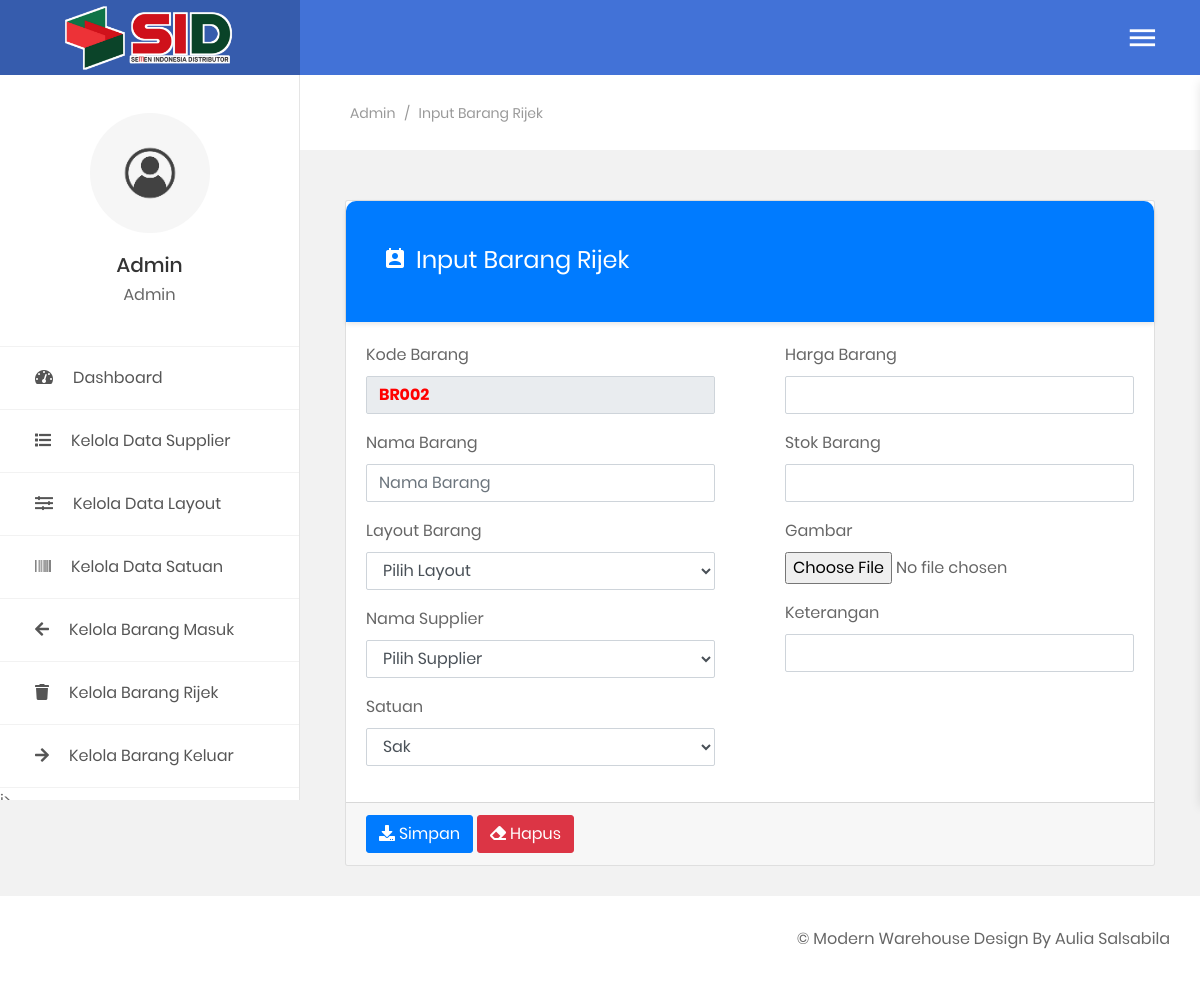
Page /public/admin-panel.php?page=input-barang-rijek (signed in) on the committed database.
### tables this page shows
CREATE TABLE `table_user` (
  `kd_user` varchar(7) NOT NULL,
  `nama_user` varchar(20) NOT NULL,
  `username` varchar(25) NOT NULL,
  `password` varchar(25) NOT NULL,
  `foto_user` varchar(50) NOT NULL,
  `level` varchar(25) NOT NULL
);

### functions/sessions.php (called while the page is built, shortened)
<?php
$function = new lsp();
$auth = $function->AuthUser($_SESSION['username']);

### functions/functions.php (called while the page is built, shortened)
<?php
class lsp
{
    public function AuthUser($sessionUser)
    {
        global $con;
        $sql = "SELECT * FROM table_user WHERE username = '$sessionUser'";
        $query = mysqli_query($con, $sql);
        $bigData = mysqli_fetch_assoc($query);
        return $bigData;
    }
    public function autokode($table, $field, $pre)
    {
        global $con;
        $sqlc   = "SELECT COUNT($field) as jumlah FROM $table";
        $querys = mysqli_query($con, $sqlc);
        $number = mysqli_fetch_assoc($querys);
        if ($number['jumlah'] > 0) {
            $sql    = "SELECT MAX($field) as kode FROM $table";
            $query  = mysqli_query($con, $sql);
            $number = mysqli_fetch_assoc($query);
            $strnum = substr($number['kode'], 2, 3);
            $strnum = $strnum + 1;
            if (strlen($strnum) == 3) {
                $kode = $pre . $strnum;
            } else if (strlen($strnum) == 2) {
                $kode = $pre . "0" . $strnum;
            } else if (strlen($strnum) == 1) {
                $kode = $pre . "00" . $strnum;
            }
        } else {
            $kode = $pre . "001";
        }
        return $kode;
    }
    public function select($table)
    {
        global $con;
        $sql = "SELECT * FROM $table";
        $query = mysqli_query($con, $sql);
        $data = [];
        while ($bigData = mysqli_fetch_assoc($query)) {
            $data[] = $bigData;
        }
        return $data;
    }
}

### public/includes/global/input-barang-rijek.php (the view, shortened to what this page needs)
<?php
$br = new lsp();
$getSatuan = $br->select("table_satuan");
$autokode = $br->autokode("table_barang_rijek", "kd_barang", "BR");
?>
<section class="au-breadcrumb m-t-75">
    <div class="section__content section__content--p30">
        <div class="container-fluid">
            <div class="row">
                <div class="col-md-12">
                    <div class="au-breadcrumb-content">
                        <div class="au-breadcrumb-left">
                            <ul class="list-unstyled list-inline au-breadcrumb__list">
                                <li class="list-inline-item active"><?= $auth['level']; ?></li>
                                <li class="list-inline-item seprate">
                                    <span>/</span>
                                </li>
                                <li class="list-inline-item">Input Barang Rijek</li>
                            </ul>
                        </div>
                    </div>
                </div>
            </div>
        </div>
    </div>
</section>
<section class="statistic">
    <div class="section__content section__content--p30">
        <div class="container-fluid">
            <div class="row">
                <div class="col-md-12">
                    <form method="post" enctype="multipart/form-data">
                        <div class="card">
                            <div class="au-card-title">
                                <div class="bg-overlay bg-primary"></div>
                                <h3>
                                    <i class="zmdi zmdi-account-calendar"></i>Input Barang Rijek
                                </h3>
                            </div>
                            <div class="row">
                                <div class="col-md-6">
                                    <div class="card-body">
                                        <div class="form-group">
                                            <label for="">Kode Barang</label>
                                            <input type="text" style="font-weight: bold; color: red;" class="form-control" name="kode_barang" value="<?php echo $autokode; ?>" readonly>
                                        </div>
                                        <div class="form-group">
                                            <label for="">Nama Barang</label>
                                            <input type="text" placeholder="Nama Barang" class="form-control" name="nama_barang" value="<?php echo @$_POST['nama_barang'] ?>">
                                        </div>
                                        <div class="form-group">
                                            <label for="">Layout Barang</label>
                                            <select name="layout" class="form-control">
                                                <option value=" ">Pilih Layout</option>
                                            </select>
                                        </div>
                                        <div class="form-group">
                                            <label for="">Nama Supplier</label>
                                            <select name="supplier" class="form-control">
                                                <option value=" ">Pilih Supplier</option>
                                            </select>
                                        </div>
                                        <div class="form-group">
                                            <label for="">Satuan</label>
                                            <select name="satuan" class="form-control">
                                                <?php foreach ($getSatuan as $st) { ?>
                                                    <option value="<?= $st['kd_satuan'] ?>"><?= $st['satuan'] ?></option>
                                                <?php } ?>
                                            </select>
                                        </div>
                                    </div>
                                </div>
                                <div class="col-md-6">
                                    <div class="card-body">
                                        <div class="form-group">
                                            <label for="">Harga Barang</label>
                                            <input type="number" class="form-control" name="harga">
                                        </div>
                                        <div class="form-group">
                                            <label for="">Stok Barang</label>
                                            <input type="number" class="form-control" name="stok">
                                        </div>
                                        <div class="form-group">
                                            <label for="">Gambar</label>
                                            <input type="file" class="form-control-file" name="foto">
                                        </div>
                                        <div class="form-group">
                                            <label for="">Keterangan</label>
                                            <input type="text" class="form-control" name="ket">
                                        </div>
                                    </div>
                                </div>
                            </div>
                            <div class="card-footer">
                                <button name="add-barang-rijek" class="btn btn-primary"><i class="fa fa-download"></i> Simpan</button>
                                <button type="reset" class="btn btn-danger"><i class="fa fa-eraser"></i> Hapus</button>
                            </div>
                        </div>
                    </form>
                </div>
            </div>
        </div>
    </div>
</section>

### public/templates/sidebar.php (shortened to what this page needs)
<aside class="menu-sidebar2">
    <div class="logo">
        <a href="?page">
            <img src="assets/img/icon/logo.png" alt="logo" />
        </a>
    </div>
    <div class="menu-sidebar2__content js-scrollbar1">
        <div class="account2">
            <div class="image img-cir img-120">
                <img src="img/<?= $auth['foto_user'] ?>" alt="user-image" class="image-sid" />
            </div>
            <h4 class="name"><?= $auth['nama_user']; ?></h4>
            <span><?= $auth['level']; ?></span>
        </div>
        <nav class="navbar-sidebar2">
            <ul class="list-unstyled navbar__list">
                <li><a href="?page"><i class="fas fa-tachometer-alt"></i>Dashboard</a></li>
                <?php if ($_SESSION['level'] == "Admin") : ?>
                    <li><a href="?page=data-supplier"><i class="fas fa-list"></i>Kelola Data Supplier</a></li>
                    <li><a href="?page=data-layout"><i class="fas fa-sliders"></i>Kelola Data Layout</a></li>
                    <li><a href="?page=data-satuan"><i class="fas fa-barcode"></i>Kelola Data Satuan</a></li>
                    <li><a href="?page=data-barang-masuk"><i class="fas fa-arrow-left"></i>Kelola Barang Masuk</a></li>
                    <li><a href="?page=data-barang-rijek"><i class="fas fa-trash"></i>Kelola Barang Rijek</a></li>
                    <li><a href="?page=data-barang-keluar"><i class="fas fa-arrow-right"></i>Kelola Barang Keluar</a></li>i>
                <?php elseif ($_SESSION['level'] == "Checker") : ?>
                    <li><a href="?page=data-barang-masuk"><i class="fas fa-arrow-left"></i>Data Barang Masuk</a></li>
                    <li><a href="?page=data-barang-rijek"><i class="fas fa-arrow-right"></i>Data Barang Rijek</a></li>
                <?php endif; ?>
            </ul>
        </nav>
    </div>
</aside>

### public/assets/css/style.css (style rules this page uses)
.image-sid { object-fit: cover; width: 100%; height: 100%; }

### rows in the picture
table_user: foto_user (picture), nama_user "Admin", level "Admin"

### other values in the picture
form field satuan "Sak"
